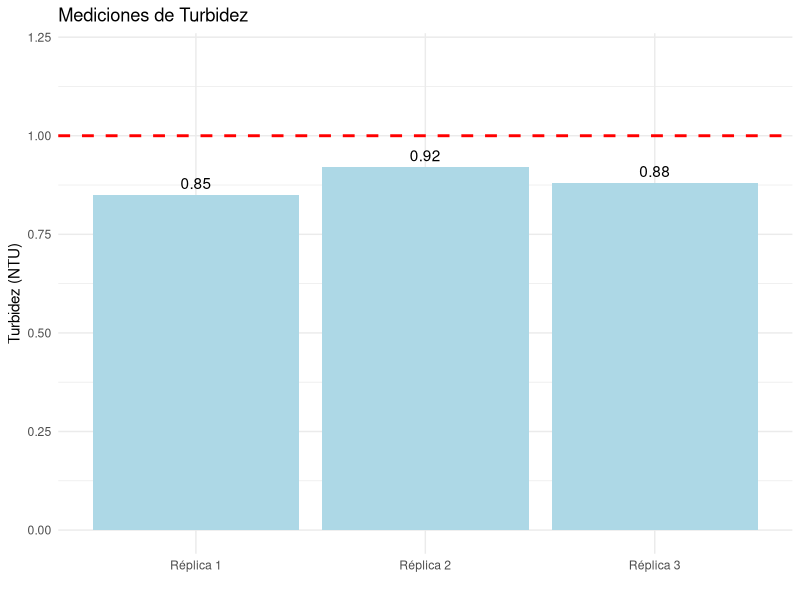
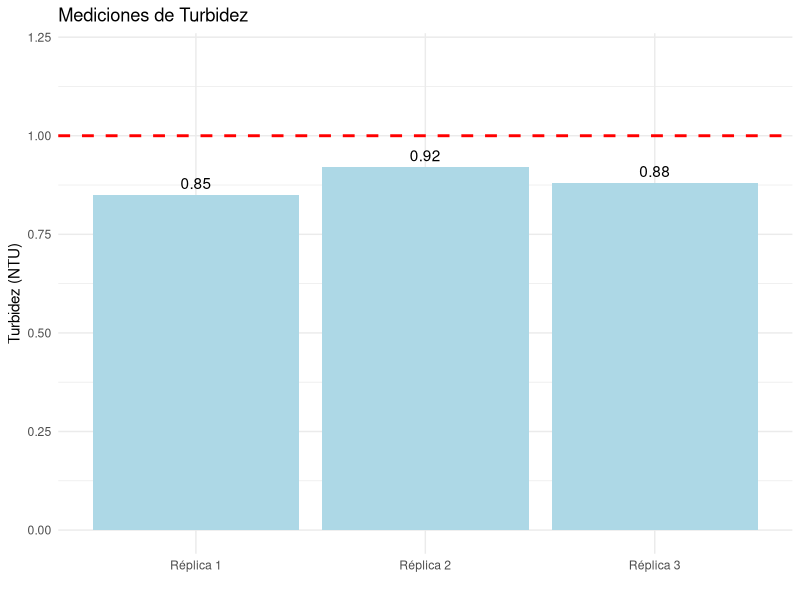

Here is the R script that generated these plots, in order:
# ==========================================================================
# Análisis de Turbidez en Agua Potable
# ==========================================================================
# Autor: Dr. José Juan Torres Martínez
# Docente de Ciencias Químicas
# Universidad Autónoma de San Luis Potosí (UASLP)
# México
#
# Material académico para estudiantes
#
# Descripción: Estadísticas básicas y cumplimiento de normativas
# ==========================================================================


# Datos de turbidez (NTU)  
turbidez <- c(0.85, 0.92, 0.88)  

# Cálculos estadísticos  
promedio <- mean(turbidez)  
desviacion <- sd(turbidez)  
coef_variacion <- (desviacion / promedio) * 100  # %  

# Cumplimiento de normativas  
cumple_oms <- promedio < 1.0  
cumple_cv <- coef_variacion < 5  

# Resultados  
cat("----------------------------------------\n")  
cat("Resultados del Análisis de Turbidez:\n")  
cat("----------------------------------------\n")  
cat("Turbidez promedio:", round(promedio, 2), "NTU\n")  
cat("Desviación estándar:", round(desviacion, 3), "NTU\n")  
cat("Coeficiente de variación (CV):", round(coef_variacion, 1), "%\n")  
cat("----------------------------------------\n")  
cat("¿Cumple con el límite de la OMS (<1.0 NTU)?:", ifelse(cumple_oms, "SÍ", "NO"), "\n")  
cat("¿Precisión aceptable (CV < 5%)?:", ifelse(cumple_cv, "SÍ", "NO"), "\n")  
cat("----------------------------------------\n")  

# Gráfico de barras
library(ggplot2)
grafico_turbidez <- ggplot(data.frame(Réplica = factor(c("Réplica 1", "Réplica 2", "Réplica 3"),
                                                      levels = c("Réplica 1", "Réplica 2", "Réplica 3")),
                                     Turbidez = turbidez),
                           aes(x = Réplica, y = Turbidez)) +
  geom_bar(stat = "identity", fill = "lightblue") +
  geom_hline(yintercept = 1.0, linetype = "dashed", color = "red", linewidth = 1) +
  geom_text(aes(label = Turbidez), vjust = -0.5) +
  labs(title = "Mediciones de Turbidez", y = "Turbidez (NTU)", x = "") +
  ylim(0, 1.2) +
  theme_minimal()

print(grafico_turbidez)
ggsave("problema_05_turbidez.png", plot = grafico_turbidez, width = 8, height = 5, dpi = 300)

# --------------------------------------------------------------------------
# Interpretación: Mediciones de Turbidez
# --------------------------------------------------------------------------
# - Eje X: las tres réplicas de la muestra (Réplica 1, Réplica 2 y Réplica 3). Es una categoría, no una cantidad medida, por eso no tiene unidades.
# - Eje Y: la turbidez en NTU (unidades nefelométricas de turbidez). La línea roja discontinua marca el límite de la OMS de 1.0 NTU y los números escritos sobre cada barra son el valor medido en esa réplica.
# - Lo que se aprecia: las tres barras están muy juntas, entre 0.85 y 0.92 NTU, y las tres quedan por debajo de la línea roja de 1.0 NTU.
# - Qué significa: el agua cumple el límite de la OMS (menos de 1.0 NTU) y las tres mediciones son muy parecidas entre sí, lo que indica buena precisión: el coeficiente de variación que calcula el script queda por debajo del 5 % aceptado.

# --------------------------------------------------------------------------
# Qué aprendimos
# --------------------------------------------------------------------------
# - La turbidez se mide en NTU y el límite de la OMS para agua potable es 1.0 NTU.
# - Repetir la medición (réplicas) permite comprobar la precisión: si los valores son parecidos, la medición es confiable.
# - Un gráfico de barras con una línea de referencia deja ver de un vistazo si se cumple o no la norma.
